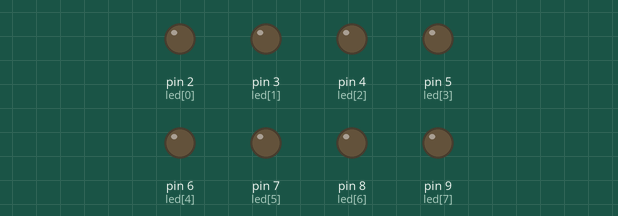
Simulated run of this sketch. Board: Arduino Uno, built with avr-gcc and run on an emulated ATmega328P. Shown: output pins drawn as LEDs (lit = HIGH).

Above: at 0.05 s.
At 1.25 s:
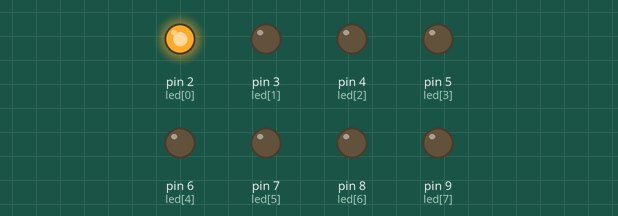
At 2.5 s:
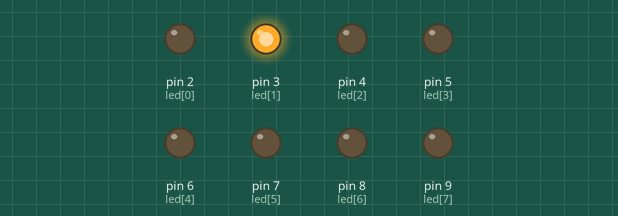
At 5.05 s:
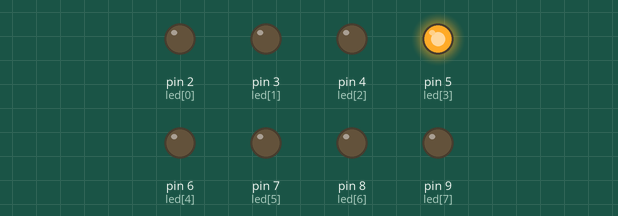
At 7.6 s:
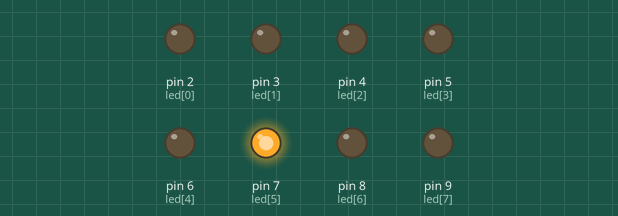
At 10.2 s:
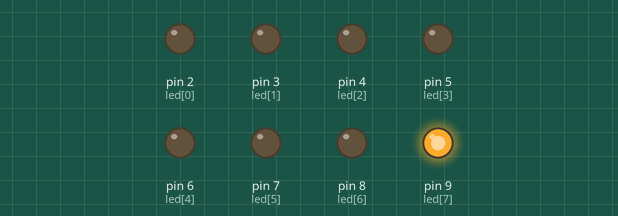
Timing chart, 0 to 13.3 s (numbered marks = the images above):
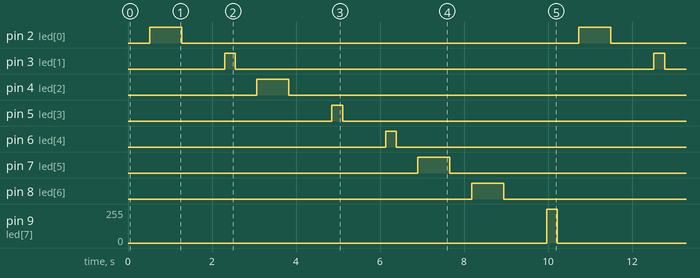

The sketch:

doubleForControl.ino
```cpp
//3, 5, 6, 8, 10, 11 만 PWM 제어가 됨. 2, 4, 7, 9번은 안켜지거나 끄고 켜지기만 함.
const unsigned int led[8] = {2,3,4,5,6,7,8,9};

#define FREQUENCY 0.5  //Hz


void setup(){
  // for(int x=0;x<=7;x++){
  //   pinMode(led[x], OUTPUT);
  // }
}

void loop(){
  for(int x=0;x<=7;x++){
      for(int t_high=0;t_high<=255;t_high++){
        analogWrite(led[x], t_high);
        delay(4);
      }
    delay(1000/FREQUENCY/8); // 1/4 0.25Hz

    //led 모두 끄기
    for(int x=0;x<=7;x++){
    digitalWrite(led[x], LOW);
  }

  }
}
```

Measured:
- by itself, pin 2 (led[0]), pin 4 (led[2]), pin 7 (led[5]), pin 8 (led[6]): alternates HIGH for 0.76 s and LOW for 9.5 s
- by itself, pin 3 (led[1]), pin 5 (led[3]), pin 6 (led[4]): alternates HIGH for 0.25 s and LOW for 10.0 s
- by itself, pin 9 (led[7]): repeats every 10.2 s: 0/255 10.0 s, 255/255 0.25 s
